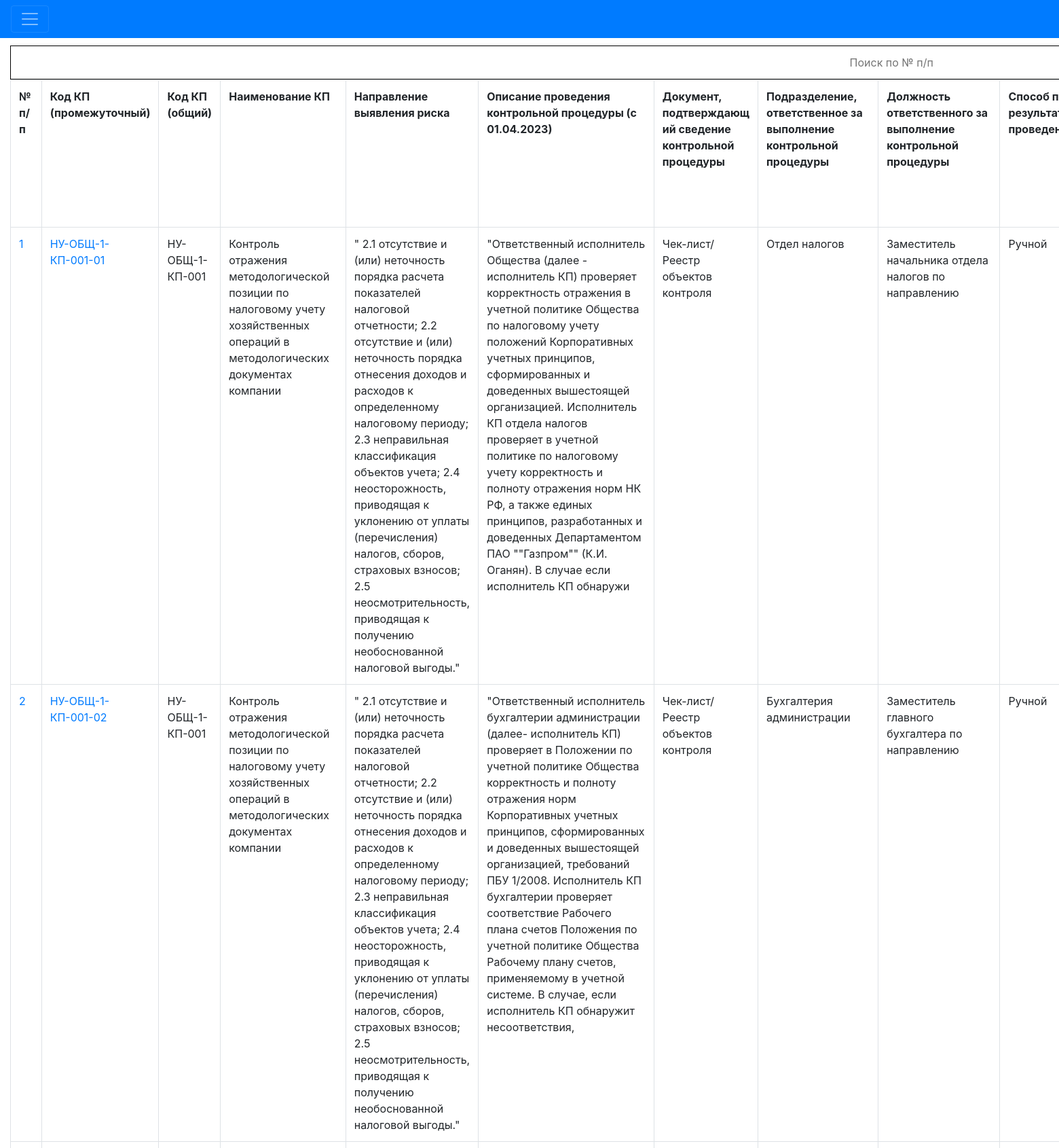
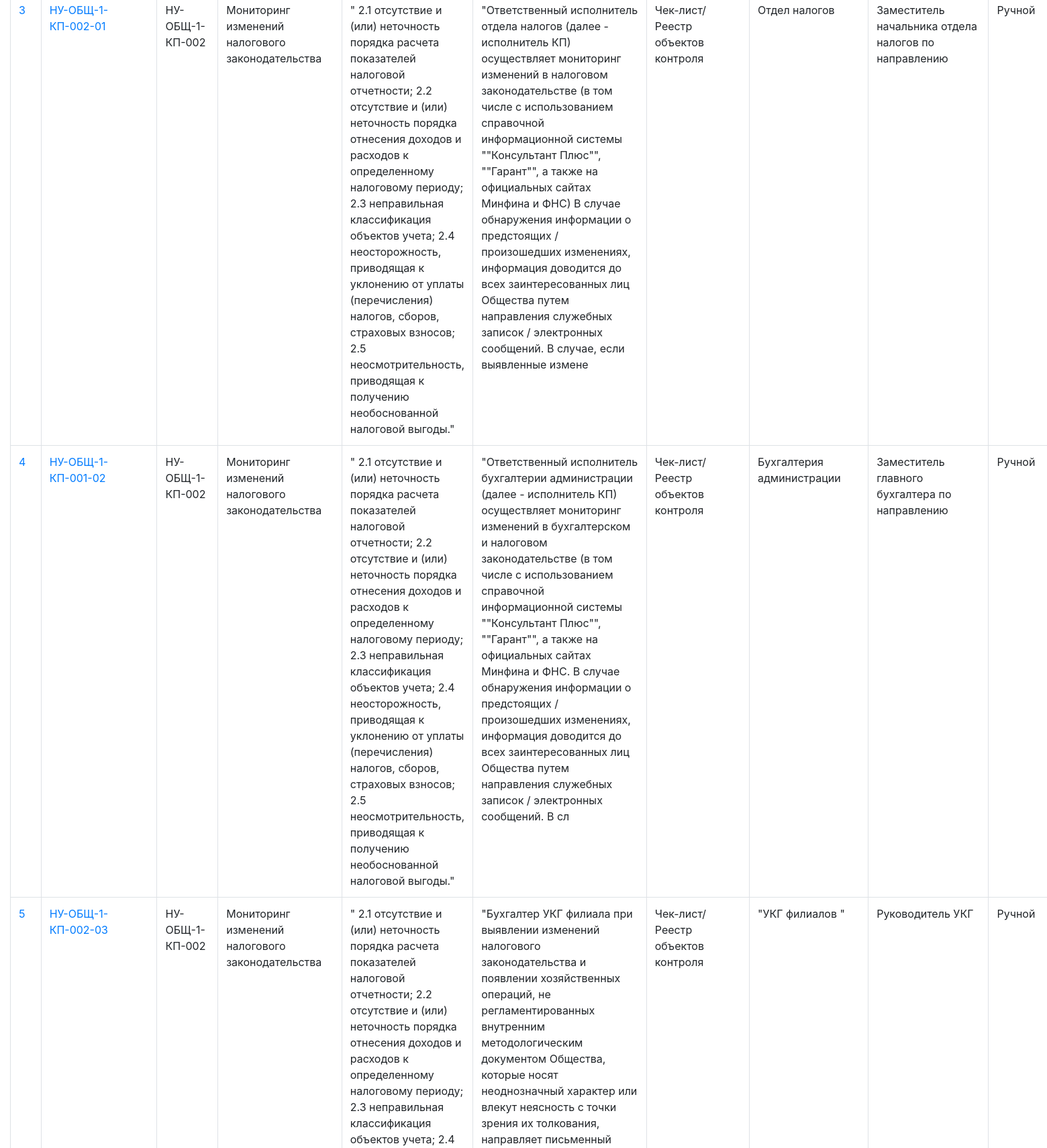
The page / (upper part) on the database its author committed (2 pictures, top to bottom).
### services/models.py (models this page shows)
class Columns(models.Model):
    column1 = models.CharField(max_length=500, blank=True, null=True, verbose_name="Столб-1")
    column2 = models.CharField(max_length=500, blank=True, null=True, verbose_name="Столб-2")
    column3 = models.CharField(max_length=500, blank=True, null=True, verbose_name="Столб-3")
    column4 = models.CharField(max_length=500, blank=True, null=True, verbose_name="Столб-4")
    column5 = models.CharField(max_length=500, blank=True, null=True, verbose_name="Столб-5")
    column6 = models.CharField(max_length=500, blank=True, null=True, verbose_name="Столб-6")
    column7 = models.CharField(max_length=500, blank=True, null=True, verbose_name="Столб-7")
    column8 = models.CharField(max_length=500, blank=True, null=True, verbose_name="Столб-8")
    column9 = models.CharField(max_length=500, blank=True, null=True, verbose_name="Столб-9")
    column10 = models.CharField(max_length=500, blank=True, null=True, verbose_name="Столб-10")
    column11 = models.CharField(max_length=500, blank=True, null=True, verbose_name="Столб-11")
    column12 = models.CharField(max_length=500, blank=True, null=True, verbose_name="Столб-12")
    column13 = models.CharField(max_length=500, blank=True, null=True, verbose_name="Столб-13")
    column14 = models.CharField(max_length=500, blank=True, null=True, verbose_name="Столб-14")
    column15 = models.CharField(max_length=500, blank=True, null=True, verbose_name="Столб-15")

### services/views.py (the view, shortened to what this page needs)
# urls.py: path('', base, name='base'),
def base(request):
    columns = Columns.objects.all()
    return render(request, 'tables.html', {'columns': columns})

### services/templates/tables.html (shortened to what this page needs)
{% extends 'base.html' %}
{% block content %}
<input type="text" id="searchInput" placeholder="Поиск по № п/п " style="width: 170%; height: 50px; border: 1px solid black; margin: auto;  text-align: center;">
<table class="table table-bordered">
  <tr>
      <th>№ п/п</th>
    <th>Код КП (промежуточный)</th>
    <th>Код КП (общий)</th>
    <th>Наименование КП</th>
    <th>Направление выявления риска</th>
    <th>Описание проведения контрольной процедуры
(с 01.04.2023)</th>
    <th>Документ, подтверждающ ий сведение контрольной процедуры</th>
    <th>Подразделение, ответственное за выполнение контрольной процедуры</th>
    <th>Должность ответственного за выполнение контрольной процедуры</th>
    <th>Способ подсчетов результатов проведения КП</th>
  </tr>
  {% for column in columns %}
  <tr>
<td><a href="{% url 'download_excel' column.pk %}">{{ column.column1 }}</a></td>
<td><a href="{% url 'download_excel1' column.pk %}">{{ column.column2 }}</a></td>
<td>{{ column.column3 }}</td>
<td>{{ column.column4 }}</td>
    <td>{{ column.column5 }}</td>
    <td>{{ column.column6 }}</td>
    <td>{{ column.column7 }}</td>
    <td>{{ column.column8 }}</td>
    <td>{{ column.column9 }}</td>
      <td>{{ column.column10 }}</td>
</tr>
  {% endfor %}
    </table>
{% endblock %}

### services/templates/base.html (shortened to what this page needs)
{% load static %}
<!DOCTYPE html>
<html>
<head>
 <link rel="stylesheet" href="https://stackpath.bootstrapcdn.com/bootstrap/4.3.1/css/bootstrap.min.css">
<a href="{% url 'index' %}" style="pointer-events: none;">
  <div class="d-flex flex-column align-items-start">
    <span class="text-white">АИС Повышение надежности систем автоматизации</span>
    <small class="text-white">Отдел АСУТП САиМО ИТЦ</small>
  </div>
</a>
<body>
<nav class="navbar navbar-dark bg-primary fixed-top">
  <button class="navbar-toggler" type="button" data-toggle="collapse" data-target="#navbarNav" aria-controls="navbarNav" aria-expanded="false" aria-label="Toggle navigation">
    <span class="navbar-toggler-icon"></span>
  </button>
</nav>
</body>
</html>
 <div class="container-fluid">
  {% block content %}
  {% endblock %}
 </div>
</body>
</html>

### rows shown on the page
Columns: column1 "1", column2 "НУ-ОБЩ-1-КП-001-01", column3 "НУ-ОБЩ-1-КП-001", column4 "Контроль отражения методологической позиции по налоговому учету хозяйственных операций в методологических документах компании", column5 "\" 2.1 отсутствие и (или) неточность порядка расчета показателей налоговой отчетности; 2.2 отсутствие и (или) неточность порядка отнесения доходов и расходов к определенному налоговому периоду; 2.3 неправильная классификация объектов учета; 2.4 неосторожность, приводящая к уклонению от уплаты (перечисления) налогов, сборов, страховых взносов; 2.5 неосмотрительность, приводящая к получению необоснованной налоговой выгоды.\"", column6 "\"Ответственный исполнитель Общества (далее - исполнитель КП) проверяет корректность отражения в учетной политике Общества по налоговому учету положений Корпоративных учетных принципов, сформированных и доведенных вышестоящей организацией. Исполнитель КП отдела налогов проверяет в учетной политике по налоговому учету корректность и полноту отражения норм НК РФ, а также единых принципов, разработанных и доведенных Департаментом ПАО \"\"Газпром\"\" (К.И. Оганян). В случае если исполнитель КП обнаружи", column7 "Чек-лист/Реестр объектов контроля", column8 "Отдел налогов", column9 "Заместитель начальника отдела налогов по направлению", column10 "Ручной"
Columns: column1 "2", column2 "НУ-ОБЩ-1-КП-001-02", column3 "НУ-ОБЩ-1-КП-001", column4 "Контроль отражения методологической позиции по налоговому учету хозяйственных операций в методологических документах компании", column5 "\" 2.1 отсутствие и (или) неточность порядка расчета показателей налоговой отчетности; 2.2 отсутствие и (или) неточность порядка отнесения доходов и расходов к определенному налоговому периоду; 2.3 неправильная классификация объектов учета; 2.4 неосторожность, приводящая к уклонению от уплаты (перечисления) налогов, сборов, страховых взносов; 2.5 неосмотрительность, приводящая к получению необоснованной налоговой выгоды.\"", column6 "\"Ответственный исполнитель бухгалтерии администрации (далее- исполнитель КП) проверяет в Положении по учетной политике Общества корректность и полноту отражения норм Корпоративных учетных принципов, сформированных и доведенных вышестоящей организацией, требований ПБУ 1/2008. Исполнитель КП бухгалтерии проверяет соответствие Рабочего плана счетов Положения по учетной политике Общества Рабочему плану счетов, применяемому в учетной системе. В случае, если исполнитель КП обнаружит несоответствия,", column7 "Чек-лист/Реестр объектов контроля", column8 "Бухгалтерия администрации", column9 "Заместитель главного бухгалтера по направлению", column10 "Ручной"
Columns: column1 "3", column2 "НУ-ОБЩ-1-КП-002-01", column3 "НУ-ОБЩ-1-КП-002", column4 "Мониторинг изменений налогового законодательства", column5 "\" 2.1 отсутствие и (или) неточность порядка расчета показателей налоговой отчетности; 2.2 отсутствие и (или) неточность порядка отнесения доходов и расходов к определенному налоговому периоду; 2.3 неправильная классификация объектов учета; 2.4 неосторожность, приводящая к уклонению от уплаты (перечисления) налогов, сборов, страховых взносов; 2.5 неосмотрительность, приводящая к получению необоснованной налоговой выгоды.\"", column6 "\"Ответственный исполнитель отдела налогов (далее - исполнитель КП) осуществляет мониторинг изменений в налоговом законодательстве (в том числе с использованием справочной информационной системы \"\"Консультант Плюс\"\", \"\"Гарант\"\", а также на официальных сайтах Минфина и ФНС) В случае обнаружения информации о предстоящих / произошедших изменениях, информация доводится до всех заинтересованных лиц Общества путем направления служебных записок / электронных сообщений. В случае, если выявленные измене", column7 "Чек-лист/Реестр объектов контроля", column8 "Отдел налогов", column9 "Заместитель начальника отдела налогов по направлению", column10 "Ручной"
Columns: column1 "4", column2 "НУ-ОБЩ-1-КП-001-02", column3 "НУ-ОБЩ-1-КП-002", column4 "Мониторинг изменений налогового законодательства", column5 "\" 2.1 отсутствие и (или) неточность порядка расчета показателей налоговой отчетности; 2.2 отсутствие и (или) неточность порядка отнесения доходов и расходов к определенному налоговому периоду; 2.3 неправильная классификация объектов учета; 2.4 неосторожность, приводящая к уклонению от уплаты (перечисления) налогов, сборов, страховых взносов; 2.5 неосмотрительность, приводящая к получению необоснованной налоговой выгоды.\"", column6 "\"Ответственный исполнитель бухгалтерии администрации (далее - исполнитель КП) осуществляет мониторинг изменений в бухгалтерском и налоговом законодательстве (в том числе с использованием справочной информационной системы \"\"Консультант Плюс\"\", \"\"Гарант\"\", а также на официальных сайтах Минфина и ФНС. В случае обнаружения информации о предстоящих / произошедших изменениях, информация доводится до всех заинтересованных лиц Общества путем направления служебных записок / электронных сообщений. В сл", column7 "Чек-лист/Реестр объектов контроля", column8 "Бухгалтерия администрации", column9 "Заместитель главного бухгалтера по направлению", column10 "Ручной"
Columns: column1 "5", column2 "НУ-ОБЩ-1-КП-002-03", column3 "НУ-ОБЩ-1-КП-002", column4 "Мониторинг изменений налогового законодательства", column7 "Чек-лист/Реестр объектов контроля", column8 "\"УКГ филиалов \"", column9 "Руководитель УКГ", column10 "Ручной"
